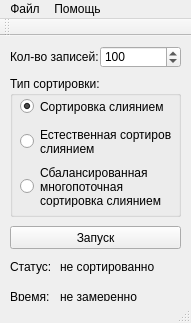
<?xml version="1.0" encoding="UTF-8"?>
<ui version="4.0">
 <class>MainWindow</class>
 <widget class="QMainWindow" name="MainWindow">
  <property name="geometry">
   <rect>
    <x>0</x>
    <y>0</y>
    <width>191</width>
    <height>323</height>
   </rect>
  </property>
  <property name="windowTitle">
   <string>MainWindow</string>
  </property>
  <widget class="QWidget" name="centralWidget">
   <widget class="QPushButton" name="pushButton">
    <property name="geometry">
     <rect>
      <x>10</x>
      <y>190</y>
      <width>171</width>
      <height>23</height>
     </rect>
    </property>
    <property name="statusTip">
     <string>Запуск сортировки</string>
    </property>
    <property name="text">
     <string>Запуск</string>
    </property>
   </widget>
   <widget class="QLabel" name="label">
    <property name="geometry">
     <rect>
      <x>10</x>
      <y>10</y>
      <width>91</width>
      <height>21</height>
     </rect>
    </property>
    <property name="text">
     <string>Кол-во записей:</string>
    </property>
   </widget>
   <widget class="QSpinBox" name="spinBox">
    <property name="geometry">
     <rect>
      <x>100</x>
      <y>10</y>
      <width>81</width>
      <height>22</height>
     </rect>
    </property>
    <property name="statusTip">
     <string>Редактирование кол-ва элементов для сортировки</string>
    </property>
    <property name="maximum">
     <number>1000</number>
    </property>
    <property name="value">
     <number>100</number>
    </property>
   </widget>
   <widget class="QGroupBox" name="groupBox">
    <property name="geometry">
     <rect>
      <x>10</x>
      <y>40</y>
      <width>171</width>
      <height>141</height>
     </rect>
    </property>
    <property name="title">
     <string>Тип сортировки:</string>
    </property>
    <widget class="QRadioButton" name="radioButton">
     <property name="geometry">
      <rect>
       <x>10</x>
       <y>20</y>
       <width>151</width>
       <height>21</height>
      </rect>
     </property>
     <property name="statusTip">
      <string>Выбор сортировки слиянием</string>
     </property>
     <property name="text">
      <string>Сортировка слиянием</string>
     </property>
     <property name="checked">
      <bool>true</bool>
     </property>
    </widget>
    <widget class="QRadioButton" name="radioButton_2">
     <property name="geometry">
      <rect>
       <x>10</x>
       <y>50</y>
       <width>151</width>
       <height>31</height>
      </rect>
     </property>
     <property name="statusTip">
      <string>Выбор естественной сортировки слиянием</string>
     </property>
     <property name="text">
      <string>Естественная сортировка
слиянием</string>
     </property>
    </widget>
    <widget class="QRadioButton" name="radioButton_3">
     <property name="geometry">
      <rect>
       <x>10</x>
       <y>90</y>
       <width>151</width>
       <height>41</height>
      </rect>
     </property>
     <property name="statusTip">
      <string>Выбор сбалансированной многопоточной сортировки слиянием</string>
     </property>
     <property name="text">
      <string>Сбалансированная
многопоточная
сортировка слиянием</string>
     </property>
    </widget>
   </widget>
   <widget class="QLabel" name="label_2">
    <property name="geometry">
     <rect>
      <x>10</x>
      <y>220</y>
      <width>41</width>
      <height>21</height>
     </rect>
    </property>
    <property name="text">
     <string>Статус:</string>
    </property>
   </widget>
   <widget class="QLabel" name="label_3">
    <property name="geometry">
     <rect>
      <x>60</x>
      <y>220</y>
      <width>121</width>
      <height>21</height>
     </rect>
    </property>
    <property name="statusTip">
     <string>Статус выполнения программы</string>
    </property>
    <property name="text">
     <string>не сортированно</string>
    </property>
   </widget>
   <widget class="QLabel" name="label_4">
    <property name="geometry">
     <rect>
      <x>10</x>
      <y>250</y>
      <width>41</width>
      <height>21</height>
     </rect>
    </property>
    <property name="text">
     <string>Время:</string>
    </property>
   </widget>
   <widget class="QLabel" name="label_5">
    <property name="geometry">
     <rect>
      <x>60</x>
      <y>250</y>
      <width>121</width>
      <height>21</height>
     </rect>
    </property>
    <property name="statusTip">
     <string>Время затраченное для на выполнение сортировки</string>
    </property>
    <property name="text">
     <string>не замеренно</string>
    </property>
   </widget>
  </widget>
  <widget class="QMenuBar" name="menuBar">
   <property name="geometry">
    <rect>
     <x>0</x>
     <y>0</y>
     <width>191</width>
     <height>21</height>
    </rect>
   </property>
   <widget class="QMenu" name="menu">
    <property name="title">
     <string>Файл</string>
    </property>
   </widget>
   <widget class="QMenu" name="menu_2">
    <property name="title">
     <string>Помощь</string>
    </property>
    <addaction name="action"/>
   </widget>
   <addaction name="menu"/>
   <addaction name="menu_2"/>
  </widget>
  <widget class="QToolBar" name="mainToolBar">
   <attribute name="toolBarArea">
    <enum>TopToolBarArea</enum>
   </attribute>
   <attribute name="toolBarBreak">
    <bool>false</bool>
   </attribute>
  </widget>
  <widget class="QStatusBar" name="statusBar"/>
  <action name="action">
   <property name="text">
    <string>О программе...</string>
   </property>
  </action>
 </widget>
 <layoutdefault spacing="6" margin="11"/>
 <resources/>
 <connections/>
</ui>
